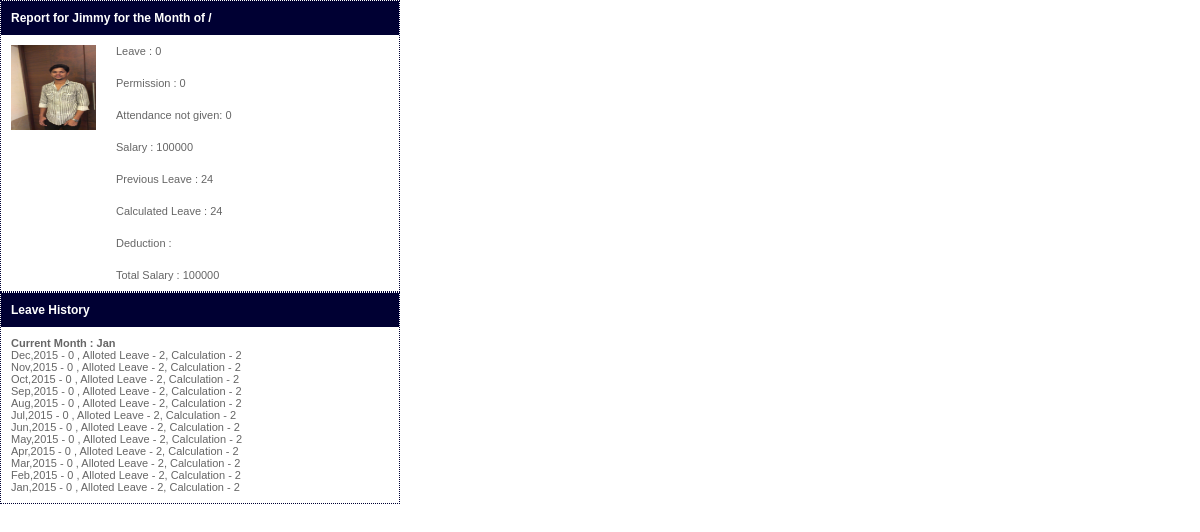
Screenshot of /person-report.php?name=Jimmy with the database file from the repository.
### tables this page shows
CREATE TABLE IF NOT EXISTS `persons` (
  `Id` int(11) NOT NULL AUTO_INCREMENT,
  `Name` text NOT NULL,
  `Designation` text NOT NULL,
  `Salary` int(11) NOT NULL,
  `ImagePath` text NOT NULL,
  `Username` text NOT NULL,
  `Password` text NOT NULL,
  `Type` text NOT NULL,
  PRIMARY KEY (`Id`)
);

### person-report.php (the view, shortened to what this page needs)
<link href="stylesheets.css" rel="stylesheet" type="text/css">
<?php
$name=$_GET["name"];
$month=$_GET["month"];
$year=$_GET["year"];
$month1=$currentmonthyear=date("M,Y",strtotime("-1 Months"));
$month2=$currentmonthyear=date("M,Y",strtotime("-2 Months"));
$month3=$currentmonthyear=date("M,Y",strtotime("-3 Months"));
$month4=$currentmonthyear=date("M,Y",strtotime("-4 Months"));
$month5=$currentmonthyear=date("M,Y",strtotime("-5 Months"));
$month6=$currentmonthyear=date("M,Y",strtotime("-6 Months"));
$month7=$currentmonthyear=date("M,Y",strtotime("-7 Months"));
$month8=$currentmonthyear=date("M,Y",strtotime("-8 Months"));
$month9=$currentmonthyear=date("M,Y",strtotime("-9 Months"));
$month10=$currentmonthyear=date("M,Y",strtotime("-10 Months"));
$month11=$currentmonthyear=date("M,Y",strtotime("-11 Months"));
$month12=$currentmonthyear=date("M,Y",strtotime("-12 Months"));
$sum = 0;
$sum1 = 0;
$summonth1 = 0;
$summonth2 = 0;
$summonth3 = 0;
$summonth4 = 0;
$summonth5 = 0;
$summonth6 = 0;
$summonth7 = 0;
$summonth8 = 0;
$summonth9 = 0;
$summonth10 = 0;
$summonth11 = 0;
$summonth12 = 0;
$allotedleave=2;
$result2 = mysql_query("SELECT * FROM records where Name='$name' and Month='$month' and Year='$year' and Attendance='' and Leaves='' and Permission=''");
$result1 = mysql_query("SELECT * FROM persons where Name='$name'");
$sum2=mysql_num_rows($result2);
while ($row = mysql_fetch_array($result1)) {
   $imgpath=$row['ImagePath'];
   $salary=$row['Salary'];
   }
?>
<?php
	$remain1=$allotedleave-$summonth1;
	$remain2=$allotedleave-$summonth2;
	$remain3=$allotedleave-$summonth3;
	$remain4=$allotedleave-$summonth4;
	$remain5=$allotedleave-$summonth5;
	$remain6=$allotedleave-$summonth6;
	$remain7=$allotedleave-$summonth7;
	$remain8=$allotedleave-$summonth8;
	$remain9=$allotedleave-$summonth9;
	$remain10=$allotedleave-$summonth10;
	$remain11=$allotedleave-$summonth11;
	$remain12=$allotedleave-$summonth12;
	$totalremains=$remain1+$remain2+$remain3+$remain4+$remain5+$remain6+$remain7+$remain8+$remain9+$remain10+$remain11+$remain12;
?>
<table width="400" border="0" cellpadding="10" cellspacing="0" class="formborders">
  <tr>
    <td colspan="2" class="formhead">Report for <?php echo $name;?> for the Month of <?php echo $month."/".$year;?></td>
  </tr>
  <tr  class="texts">
    <td width="85" rowspan="4" valign="top"><img src=<?php echo "employee/".$imgpath?> width="85" height="85"></td>
    <td width="273" valign="top">Leave : <?php echo $sum;?></td>
  </tr>
  <tr  class="texts">
    <td valign="top">Permission : <?php echo $sum1;?></td>
  </tr>
  <tr  class="texts">
    <td valign="top">Attendance not given: <?php echo $sum2; ?></td>
  </tr>
  <tr  class="texts">
    <td valign="top">Salary : <?php echo $salary;?></td>
  </tr>
  <tr  class="texts">
    <td valign="top">&nbsp;</td>
    <td valign="top">Previous Leave : <?php echo $totalremains;?></td>
  </tr>
  <tr  class="texts">
    <td valign="top">&nbsp;</td>
    <td valign="top">Calculated Leave : <?php echo $calcleave=$totalremains-$sum-$sum2;?></td>
  </tr>
  <tr  class="texts">
    <td valign="top">&nbsp;</td>
    <td valign="top">Deduction :
	<?php
	if($calcleave<0){
	$balsdalary = ($salary/30)*$calcleave;
	}else{
	$balsdalary = 0;
	}
	?></td>
  </tr>
  <tr  class="texts">
    <td valign="top">&nbsp;</td>
    <td valign="top">Total Salary :
    <?php
	echo $salary-$balsdalary;
	?></td>
  </tr>
</table>
<table width="400" border="0" cellpadding="10" cellspacing="0" class="formborders">
  <tr>
    <td width="273" class="formhead">Leave History</td>
  </tr>
  <tr>
    <td class="texts">
    <?php
	echo "<b>Current Month : ".date("M")."</b><br>";
    echo $month1." - ".$summonth1." , Alloted Leave - ".$allotedleave.", Calculation - ".$remain1."<br>";
	echo $month2." - ".$summonth2." , Alloted Leave - ".$allotedleave.", Calculation - ".$remain2."<br>";
	echo $month3." - ".$summonth3." , Alloted Leave - ".$allotedleave.", Calculation - ".$remain3."<br>";
	echo $month4." - ".$summonth4." , Alloted Leave - ".$allotedleave.", Calculation - ".$remain4."<br>";
	echo $month5." - ".$summonth5." , Alloted Leave - ".$allotedleave.", Calculation - ".$remain5."<br>";
	echo $month6." - ".$summonth6." , Alloted Leave - ".$allotedleave.", Calculation - ".$remain6."<br>";
	echo $month7." - ".$summonth7." , Alloted Leave - ".$allotedleave.", Calculation - ".$remain7."<br>";
	echo $month8." - ".$summonth8." , Alloted Leave - ".$allotedleave.", Calculation - ".$remain8."<br>";
	echo $month9." - ".$summonth9." , Alloted Leave - ".$allotedleave.", Calculation - ".$remain9."<br>";
	echo $month10." - ".$summonth10." , Alloted Leave - ".$allotedleave.", Calculation - ".$remain10."<br>";
	echo $month11." - ".$summonth11." , Alloted Leave - ".$allotedleave.", Calculation - ".$remain11."<br>";
	echo $month12." - ".$summonth12." , Alloted Leave - ".$allotedleave.", Calculation - ".$remain12."<br>";
	?>
    </td>
  </tr>
</table>

### stylesheets.css (style rules this page uses)
.texts { font-size: 11px; color:#666666; }
.formhead { font-size: 12px; color:#ffffff; font-weight:bold; background-color:#003; }
.formborders { border:1px dotted #003; }

### rows the page displays
persons: ImagePath (picture), Salary "100000", $salary-$balsdalary "100000"

### other values shown
$name "Jimmy"
$sum "0"
$sum1 "0"
$sum2 "0"
$totalremains "24"
$calcleave=$totalremains-$sum-$sum2 "24"
$summonth1 "0"
$allotedleave "2"
$remain1 "2"
$summonth2 "0"
$remain2 "2"
$summonth3 "0"
$remain3 "2"
$summonth4 "0"
$remain4 "2"
